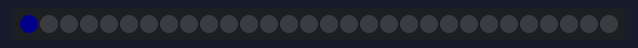
The sketch below on a simulated Arduino Uno, built with avr-gcc and run on an emulated ATmega328P. Shown: 30 RGB LEDs in strip order, left to right. Dim RGB values are drawn brighter than linear.

Above: at 2.15 s.
At 3.99 s:
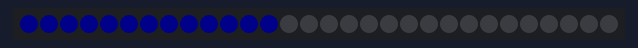
At 5.83 s:
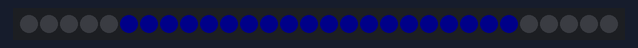
At 9.21 s:
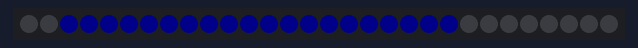
At 12.89 s:
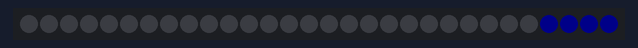
At 17.8 s:
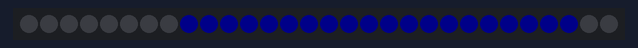

The sketch:

snake_crawlers.ino
```cpp
#include "FastLED.h"

///////////////////////////////////////////////////////////////////////////////////////////

#define NUM_LEDS 30
#define DATA_PIN 3
CRGB leds[NUM_LEDS];
int snakeLength = 20;
#define color Blue;

// This function sets up the ledsand tells the controller about them
void setup() {
  // sanity check delay - allows reprogramming if accidently blowing power w/leds
  delay(2000);
  FastLED.addLeds<NEOPIXEL, DATA_PIN, RGB>(leds, NUM_LEDS);
  LEDS.setBrightness(10);
}

// This function runs over and over, and is where you do the magic to light
// your leds.
void loop()
{
  // Move a single white led
  for(int snakeHead = 0; snakeHead < (NUM_LEDS + snakeLength); snakeHead = snakeHead + 1)
  {
    // Turn our current led on to white, then show the leds

    for(int i = 0; i < snakeLength; i++)
    {
      if (snakeHead - i >= 0 && snakeHead < NUM_LEDS -i)
      {
        leds[snakeHead - i] = CRGB::color;
      }
    }

    if (snakeHead - snakeLength >= 0)
    {
      leds[snakeHead-snakeLength] = CRGB::Black;
    }


    // Show the leds (only one of which is set to white, from above)
    FastLED.show();

    // Wait a little bit
    delay(10);

    // Turn our current led back to black for the next loop around

  }
}
```

Measured:
- by itself, everything shown: repeats every 15.3 s, in 50 steps
